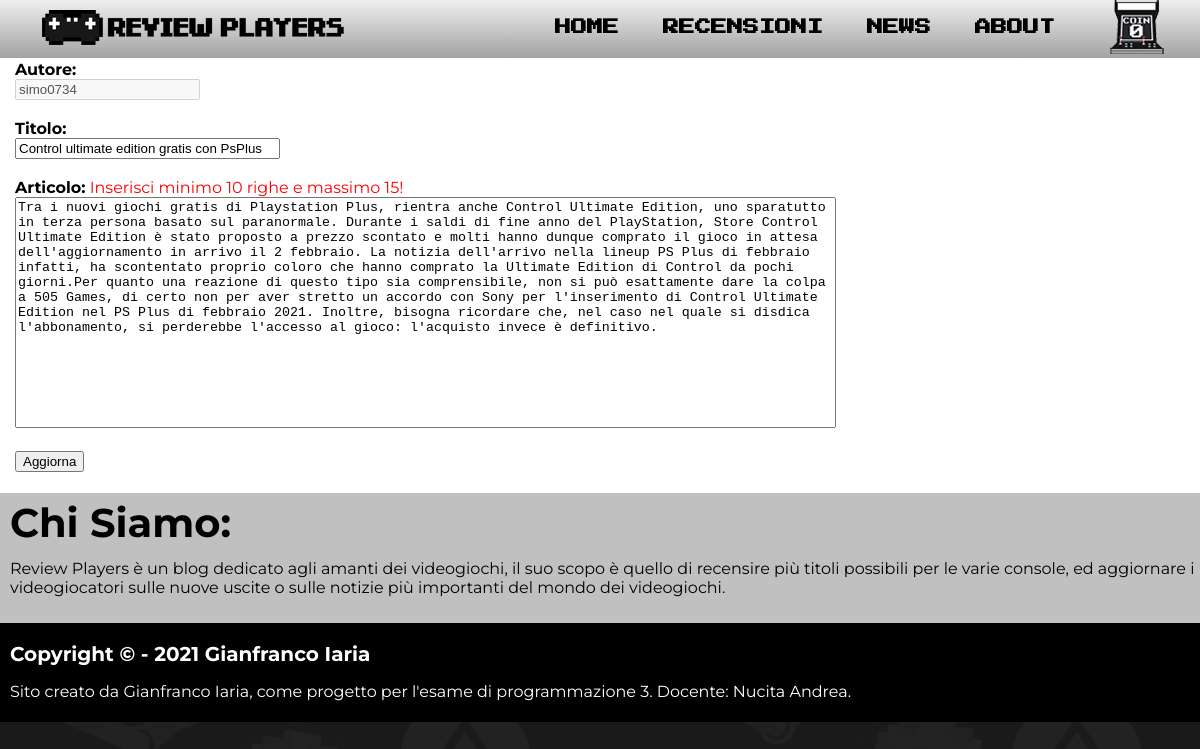
/include/aggiornamento/aggiornanews.php?id=1 (signed in), run on the app's committed database.
### tables this page shows
CREATE TABLE `news` (
  `news_id` int(11) NOT NULL,
  `news_autore` varchar(40) NOT NULL DEFAULT '',
  `news_titolo` varchar(100) NOT NULL DEFAULT '',
  `news_articolo` text NOT NULL,
  `news_immagini` varchar(200) NOT NULL DEFAULT '',
  `news_data` date DEFAULT NULL
);

### include/aggiornamento/aggiornanews.php (the view, shortened to what this page needs)
<!DOCTYPE html>
<html lang="it">
 <head>
    <link rel="stylesheet" type="text/css" href="../../css/styleaggiornamento.css?version=1.4"/>
    <link rel="stylesheet" media="screen and (max-width:655px)" href="../../css/mobile.css?version=1.0">
</head>
 <body>
    <header>
        <div class="logo">
            <a href="../../index.php"><img src="../../images/logo.png" alt="logo"/></a>
        </div>
        <nav>
            <ul>
                <li><a href="../../index.php">HOME</a></li>
                <li><a href="../../pagine/recensioni.php">RECENSIONI</a></li>
                <li><a href="../../pagine/news.php">NEWS</a></li>
                <li><a href="#chisiamo">ABOUT</a></li>
            </ul>
        </nav>
        <div class="admin">
            <a href="../../pagine/accesso.php"><img src="../../images/admin1.png" onmouseover="src='../../images/out.png'" onmouseout="src='../../images/admin1.png'"></a>
        </div>
    </header>
    <div class="content">
        <?php
            include('../dbconfig.php');
            $id = $_GET['id'];
                ?> <script> alert("Non hai l'autorizzazione per accedere a questa pagina! Prima devi effettuare il login!"); window.location = "../../pagine/accesso.php"; </script> <?php
            $sqlmod = "SELECT * FROM news WHERE news_id='$id'";
            $risultatiagg = mysqli_query($connection,$sqlmod) or die(mysqli_error($connection));
            if (mysqli_num_rows($risultatiagg) > 0) {
            while($row = mysqli_fetch_assoc($risultatiagg)) {
                if(isset($_POST['aggiorna'])) {
                    $newtitolo = addslashes($_POST['titolo']);
                    $newarticolo = addslashes($_POST['articolo']);
                    $parolenews = strlen($newarticolo);
                    if (empty($newarticolo)) {
                        echo ("<script LANGUAGE='JavaScript'> window.alert('Non puoi lasciare campi vuoti!'); window.location.href='../../pagine/news.php'; </script>");
                    } else if($parolenews < 776){
                        echo ("<script LANGUAGE='JavaScript'> window.alert('Inserisci minimo 10 righe!'); window.location.href='../../pagine/news.php'; </script>");
                    } else{
                        $sqlaggiornarec = "UPDATE `news` SET `news_titolo` = '$newtitolo', `news_articolo` = '$newarticolo' WHERE `news_id`='$id'";
                        $risultatiagg = mysqli_query($connection,$sqlaggiornarec) or die(mysqli_error($connection));
                        if($risultatiagg) {
                            header("Location: ../../pagine/news.php");
                        }
                    }
                } else{
                    ?>
                    <form action="" method="post">
                    <b>Autore:</b><br>
                    <input name="autore" type="text" size="20" value="<?php echo $row["news_autore"];?>" disabled="disabled"> <br><br>
                    <b>Titolo:</b><br>
                    <input name="titolo" value="<?php echo $row["news_titolo"];?>" type="text" size="30"> <br><br>
                    <b>Articolo:</b> <font color="red"> Inserisci minimo 10 righe e massimo 15! </font> <br>
                    <textarea name="articolo" cols="100" rows="15" maxlength="1091"><?php echo $row["news_articolo"];?></textarea> <br><br>
                    <input class="agg" onclick="return(confirm('Sei sicuro di voler applicare le modifiche?'))" type="submit" name="aggiorna" value="Aggiorna"> <br><br>
                    </form>
                    <?php
                }
            }
        }
        ?>
    </div>
    <footer id="footer1">
        <div id="chisiamo">
            <h1 id="titolo1">Chi Siamo:</h1>
            <p class="info1">Review Players è un blog dedicato agli amanti dei videogiochi, il suo scopo è quello di recensire più titoli possibili per le varie console, ed aggiornare i videogiocatori sulle nuove uscite o sulle notizie più importanti del mondo dei videogiochi.</p>
        </div>
    </footer>
    <footer id="footer2">
        <h1 id="titolo2">Copyright &copy - 2021 Gianfranco Iaria</h1>
        <p class="info2">Sito creato da Gianfranco Iaria, come progetto per l'esame di programmazione 3. Docente: Nucita Andrea.</p>
    </footer>
 </body>
</html>

### css/styleaggiornamento.css (style rules this page uses)
body { box-sizing: border-box; margin: 0; padding: 0; background-image: url('../images/sfondobody.png'); background-image: no-repeat; background-attachment: fixed; }
header { top: 0; position: sticky; display: flex; justify-content: flex-end; align-items: center; padding: 0px 3%; background: linear-gradient(to bottom, #efefef 0%, #a2a2a2 100%); min-width: 100px; font-weight: bold; }
nav ul li a { font-family: 'Press Start 2P', cursive; text-decoration: none; color: black; }
nav ul li a { transition: all 0.3s ease 0s; }
nav ul { list-style: none; }
nav ul li { display: inline-block; padding: 0px 20px; }
.logo { margin-right: auto; }
.admin { margin-left: 35px; }
.content { width: 1200px; max-width: 100%; margin: auto; padding: 2px 0px; background: white; font-family: 'Montserrat', sans-serif; word-wrap: break-word; }
input { margin-left: 15px; }
textarea { margin-left: 15px; resize: none; }
b { padding-left: 15px; }
input.agg { cursor: pointer; }
#footer1 { background: #C0C0C0; font-family: 'Montserrat', sans-serif; margin: auto; padding: 5px 0px; width: 1200px; max-width: 100%; }
h1#titolo1 { margin-top: 0px; color: black; font-size: 40px; font-weight: bold; padding-left: 10px; }
p.info1 { margin-top: -15px; padding-left: 10px; margin-bottom: 30px; }
#footer2 { background: black; font-family: 'Montserrat', sans-serif; margin: auto; padding: 5px 0; width: 1200px; max-width: 100%; margin-top: -0.7%; }
h1#titolo2 { color: white; font-weight: bold; padding-left: 10px; font-size: 20px; }
p.info2 { color: white; padding-left: 10px; }

### css/mobile.css (style rules this page uses)
header { top: 0; position: sticky; display: flex; padding: 0px 3%; background: linear-gradient(to bottom, #efefef 0%, #a2a2a2 100%); font-weight: bold; }
nav { position: relative; left: 25px; }
.logo img { width: 130%; }
.logo { position: relative; }

### data on the page
news: autore "simo0734", titolo "Control ultimate edition gratis con PsPlus", articolo "Tra i nuovi giochi gratis di Playstation Plus, rientra anche Control Ultimate Edition, uno sparatutto in terza persona basato sul paranormale. Durante i saldi di fine anno del PlayStation, Store Control Ultimate Edition è stato proposto a prezzo scontato e molti hanno dunque comprato il gioco in attesa dell'aggiornamento in arrivo il 2 febbraio. La notizia dell'arrivo nella lineup PS Plus di febbraio infatti, ha scontentato proprio coloro che hanno comprato la Ultimate Edition di Control da pochi giorni.Per quanto una reazione di questo tipo sia comprensibile, non si può esattamente dare la colpa a 505 Games, di certo non per aver stretto un accordo con Sony per l'inserimento di Control…"
